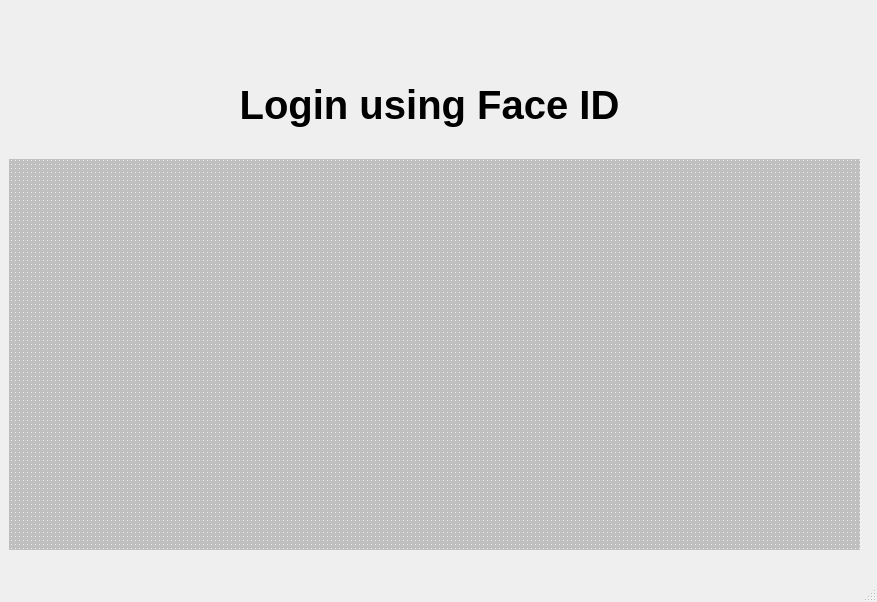
<?xml version="1.0" encoding="UTF-8"?>
<ui version="4.0">
 <class>Bankname</class>
 <widget class="QMainWindow" name="Bankname">
  <property name="geometry">
   <rect>
    <x>0</x>
    <y>0</y>
    <width>877</width>
    <height>602</height>
   </rect>
  </property>
  <property name="windowTitle">
   <string>MainWindow</string>
  </property>
  <widget class="QWidget" name="centralwidget">
   <layout class="QHBoxLayout" name="horizontalLayout">
    <item>
     <widget class="QStackedWidget" name="Windows">
      <widget class="QWidget" name="Login">
       <widget class="QMdiArea" name="camera">
        <property name="geometry">
         <rect>
          <x>0</x>
          <y>150</y>
          <width>851</width>
          <height>391</height>
         </rect>
        </property>
        <property name="background">
         <brush brushstyle="Dense1Pattern">
          <color alpha="255">
           <red>191</red>
           <green>191</green>
           <blue>191</blue>
          </color>
         </brush>
        </property>
       </widget>
       <widget class="QLabel" name="label">
        <property name="geometry">
         <rect>
          <x>0</x>
          <y>60</y>
          <width>841</width>
          <height>71</height>
         </rect>
        </property>
        <property name="font">
         <font>
          <family>Arial</family>
          <pointsize>30</pointsize>
          <weight>75</weight>
          <italic>false</italic>
          <bold>true</bold>
          <underline>false</underline>
         </font>
        </property>
        <property name="text">
         <string>Login using Face ID</string>
        </property>
        <property name="alignment">
         <set>Qt::AlignCenter</set>
        </property>
       </widget>
      </widget>
      <widget class="QWidget" name="Homepage">
       <widget class="QPushButton" name="profile">
        <property name="geometry">
         <rect>
          <x>0</x>
          <y>130</y>
          <width>221</width>
          <height>101</height>
         </rect>
        </property>
        <property name="text">
         <string>My Profile</string>
        </property>
       </widget>
       <widget class="QPushButton" name="accounts">
        <property name="geometry">
         <rect>
          <x>0</x>
          <y>230</y>
          <width>221</width>
          <height>101</height>
         </rect>
        </property>
        <property name="text">
         <string>My Accounts</string>
        </property>
       </widget>
       <widget class="QPushButton" name="settings">
        <property name="geometry">
         <rect>
          <x>0</x>
          <y>430</y>
          <width>221</width>
          <height>101</height>
         </rect>
        </property>
        <property name="text">
         <string>Settings</string>
        </property>
       </widget>
       <widget class="QPushButton" name="cards">
        <property name="geometry">
         <rect>
          <x>0</x>
          <y>330</y>
          <width>221</width>
          <height>101</height>
         </rect>
        </property>
        <property name="text">
         <string>My Cards</string>
        </property>
       </widget>
       <widget class="QLabel" name="Custommessage">
        <property name="geometry">
         <rect>
          <x>230</x>
          <y>20</y>
          <width>621</width>
          <height>31</height>
         </rect>
        </property>
        <property name="font">
         <font>
          <family>Arial</family>
          <pointsize>20</pointsize>
          <weight>75</weight>
          <italic>false</italic>
          <bold>true</bold>
          <kerning>false</kerning>
         </font>
        </property>
        <property name="text">
         <string>Welcome back, &lt;&lt; user_name &gt;&gt; !!</string>
        </property>
        <property name="alignment">
         <set>Qt::AlignRight|Qt::AlignTrailing|Qt::AlignVCenter</set>
        </property>
        <property name="buddy">
         <cstring>Custommessage</cstring>
        </property>
       </widget>
       <widget class="QLabel" name="Lastlogin">
        <property name="geometry">
         <rect>
          <x>240</x>
          <y>60</y>
          <width>611</width>
          <height>31</height>
         </rect>
        </property>
        <property name="font">
         <font>
          <family>Arial</family>
          <pointsize>15</pointsize>
          <weight>50</weight>
          <italic>false</italic>
          <bold>false</bold>
          <kerning>false</kerning>
         </font>
        </property>
        <property name="text">
         <string>Last login: &lt;&lt; date_time&gt;&gt;</string>
        </property>
        <property name="alignment">
         <set>Qt::AlignRight|Qt::AlignTrailing|Qt::AlignVCenter</set>
        </property>
       </widget>
       <widget class="QGraphicsView" name="Logo">
        <property name="geometry">
         <rect>
          <x>10</x>
          <y>10</y>
          <width>211</width>
          <height>111</height>
         </rect>
        </property>
       </widget>
       <widget class="QLabel" name="loginhistorylabel">
        <property name="geometry">
         <rect>
          <x>230</x>
          <y>300</y>
          <width>621</width>
          <height>21</height>
         </rect>
        </property>
        <property name="text">
         <string>Login History:</string>
        </property>
       </widget>
       <widget class="QTableWidget" name="loginhistory">
        <property name="geometry">
         <rect>
          <x>230</x>
          <y>330</y>
          <width>631</width>
          <height>192</height>
         </rect>
        </property>
        <property name="layoutDirection">
         <enum>Qt::LeftToRight</enum>
        </property>
        <property name="frameShape">
         <enum>QFrame::WinPanel</enum>
        </property>
        <property name="sizeAdjustPolicy">
         <enum>QAbstractScrollArea::AdjustIgnored</enum>
        </property>
        <column>
         <property name="text">
          <string>New Column</string>
         </property>
        </column>
        <column>
         <property name="text">
          <string>Date</string>
         </property>
        </column>
        <column>
         <property name="text">
          <string>Device</string>
         </property>
        </column>
       </widget>
      </widget>
     </widget>
    </item>
   </layout>
  </widget>
  <widget class="QMenuBar" name="menubar">
   <property name="geometry">
    <rect>
     <x>0</x>
     <y>0</y>
     <width>877</width>
     <height>22</height>
    </rect>
   </property>
  </widget>
  <widget class="QStatusBar" name="statusbar"/>
 </widget>
 <tabstops>
  <tabstop>Logo</tabstop>
  <tabstop>profile</tabstop>
  <tabstop>accounts</tabstop>
  <tabstop>cards</tabstop>
  <tabstop>settings</tabstop>
 </tabstops>
 <resources/>
 <connections/>
</ui>
